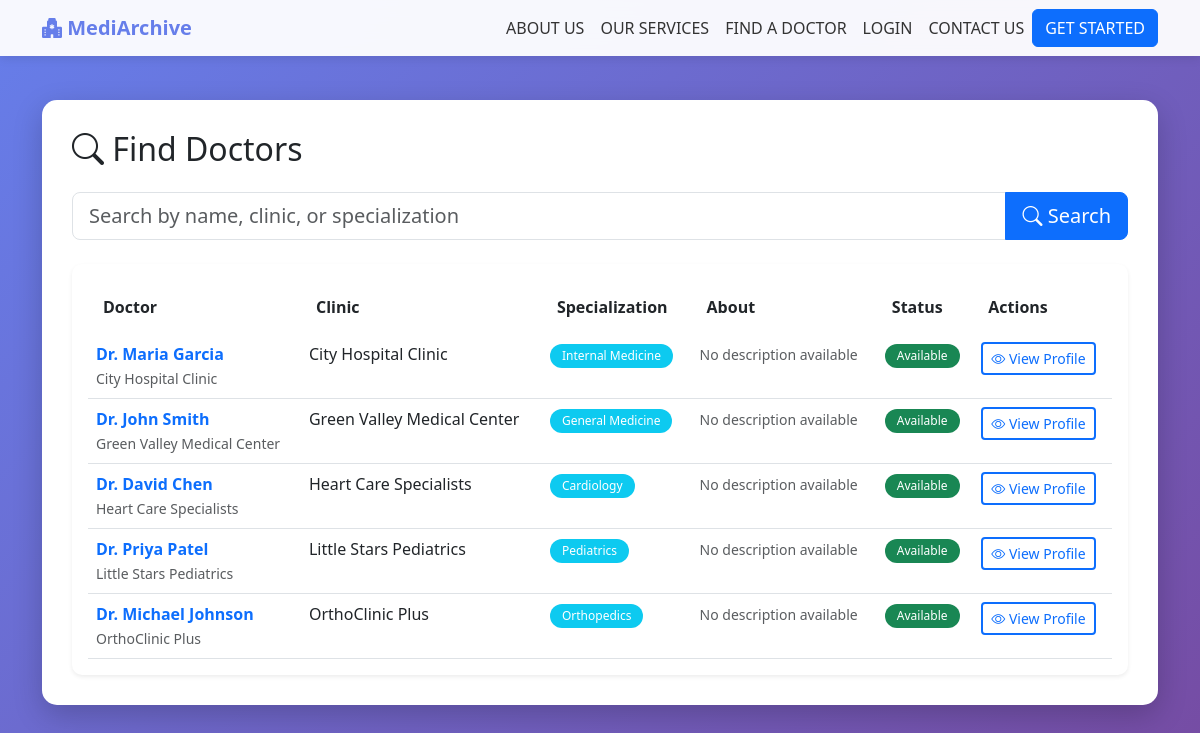
The page /views/find_doctors_public.php on the database its author committed.
### tables this page shows
CREATE TABLE IF NOT EXISTS clinics (
    id INT PRIMARY KEY AUTO_INCREMENT,
    user_id INT NOT NULL,
    clinic_name VARCHAR(100) NOT NULL,
    license_number VARCHAR(50),
    medical_license VARCHAR(100) NOT NULL,
    specialization VARCHAR(100) NOT NULL,
    address TEXT,
    contact_phone VARCHAR(20),
    signature_path VARCHAR(255) NULL COMMENT 'Path to doctor signature image',
    seal_path VARCHAR(255) NULL COMMENT 'Path to clinic seal image',
    is_available BOOLEAN DEFAULT TRUE COMMENT 'Clinic availability for chat/appointments',
    available_from TIME DEFAULT '09:00:00',
    available_to TIME DEFAULT '17:00:00',
    created_at TIMESTAMP DEFAULT CURRENT_TIMESTAMP,
    FOREIGN KEY (user_id) REFERENCES users(id) ON DELETE CASCADE,
    INDEX idx_user_id (user_id),
    INDEX idx_specialization (specialization),
    INDEX idx_is_available (is_available)
);

CREATE TABLE IF NOT EXISTS users (
    id INT PRIMARY KEY AUTO_INCREMENT,
    username VARCHAR(50) UNIQUE NOT NULL,
    email VARCHAR(100) UNIQUE NOT NULL,
    password VARCHAR(255) NOT NULL,
    full_name VARCHAR(100) NOT NULL,
    role ENUM('clinic_admin', 'patient', 'web_admin') NOT NULL DEFAULT 'patient',
    phone VARCHAR(20),
    profile_photo VARCHAR(255) NULL COMMENT 'Path to user profile photo',
    home_address TEXT NULL COMMENT 'User home address',
    dashboard_layout TEXT DEFAULT NULL COMMENT 'JSON for widget positions and preferences',
    created_at TIMESTAMP DEFAULT CURRENT_TIMESTAMP,
    INDEX idx_username (username),
    INDEX idx_email (email),
    INDEX idx_role (role)
);

### includes/SessionManager.php (called while the page is built, shortened)
<?php
class SessionManager {
    public static function validateSession() {
        if (!isset($_SESSION['user_id'])) {
            return false;
        }
        return true;
    }
    public static function isAuthenticated() {
        return self::validateSession() && isset($_SESSION['user_id']);
    }
}
?>

### config.php (called while the page is built, shortened)
<?php
if (file_exists(__DIR__ . '/includes/bootstrap.php')) {
    require_once __DIR__ . '/includes/bootstrap.php';
}
function isLoggedIn() {
    return SessionManager::isAuthenticated();
}

### includes/Database.php (called while the page is built, shortened)
<?php
class Database {
    private static $instance = null;
    private $pdo;
    private function __construct()
    {
        $dsn = sprintf('mysql:host=%s;dbname=%s;charset=utf8mb4', DB_HOST, DB_NAME);
        $options = [
            PDO::ATTR_ERRMODE => PDO::ERRMODE_EXCEPTION,
            PDO::ATTR_DEFAULT_FETCH_MODE => PDO::FETCH_ASSOC,
            PDO::ATTR_EMULATE_PREPARES => false,
        ];
        $this->pdo = new PDO($dsn, DB_USER, DB_PASS, $options);
    }
    public static function getInstance()
    {
        if (self::$instance === null) {
            self::$instance = new Database();
        }
        return self::$instance;
    }
    public function fetchAll($sql, array $params = [])
    {
        $stmt = $this->pdo->prepare($sql);
        $stmt->execute($params);
        return $stmt->fetchAll();
    }
}
?>

### includes/bootstrap.php (called while the page is built, shortened)
<?php
require_once __DIR__ . '/Database.php';
require_once __DIR__ . '/SessionManager.php';
function DB()
{
    return Database::getInstance();
}

### views/find_doctors_public.php (the view, shortened to what this page needs)
<?php
require_once '../config.php';
$q = isset($_GET['q']) ? sanitizeInput($_GET['q']) : '';
if ($q) {
    $like = '%' . $q . '%';
    $sql = "SELECT c.*, u.full_name FROM clinics c JOIN users u ON c.user_id = u.id WHERE (c.clinic_name LIKE ? OR c.specialization LIKE ? OR u.full_name LIKE ? OR c.about_description LIKE ?) ORDER BY c.is_available DESC, c.clinic_name";
    $doctors = DB()->fetchAll($sql, [$like, $like, $like, $like]);
} else {
    $sql = "SELECT c.*, u.full_name FROM clinics c JOIN users u ON c.user_id = u.id ORDER BY c.is_available DESC, c.clinic_name";
    $doctors = DB()->fetchAll($sql);
}
?>
<!DOCTYPE html>
<html lang="en">
<head>
<link href="https://cdn.jsdelivr.net/npm/bootstrap@5.3.0/dist/css/bootstrap.min.css" rel="stylesheet">
<link rel="stylesheet" href="https://cdn.jsdelivr.net/npm/bootstrap-icons@1.10.0/font/bootstrap-icons.css">
</head>
<body>
<nav class="navbar navbar-expand-lg fixed-top">
    <div class="container">
        <a class="navbar-brand" href="../index.php">
            <i class="bi bi-hospital-fill"></i>
            <span>MediArchive</span>
        </a>
        <div class="collapse navbar-collapse" id="navbarNav">
            <ul class="navbar-nav ms-auto align-items-center">
                <li class="nav-item"><a class="nav-link" href="../index.php#about">ABOUT US</a></li>
                <li class="nav-item"><a class="nav-link" href="../index.php#services">OUR SERVICES</a></li>
                <li class="nav-item"><a class="nav-link active" href="find_doctors_public.php">FIND A DOCTOR</a></li>
                <?php if (isLoggedIn()): ?>
                <li class="nav-item"><a class="nav-link" href="dashboard.php">DASHBOARD</a></li>
                <li class="nav-item"><a class="nav-link" href="logout.php?redirect=<?php echo urlencode('/SYSTEMINTEG/index.php'); ?>">LOGOUT</a></li>
                <?php else: ?>
                <li class="nav-item"><a class="nav-link" href="../index.php" onclick="event.preventDefault(); document.getElementById('loginModal').style.display='block';">LOGIN</a></li>
                <?php endif; ?>
                <li class="nav-item"><a class="nav-link" href="../index.php#contact">CONTACT US</a></li>
                <?php if (!isLoggedIn()): ?>
                <li class="nav-item">
                    <a href="../index.php" class="btn btn-primary" onclick="event.preventDefault(); document.getElementById('registerModal').style.display='block';">GET STARTED</a>
                </li>
                <?php endif; ?>
            </ul>
        </div>
    </div>
</nav>
<div class="container">
    <div class="main-content">
        <h2 class="mb-4"><i class="bi bi-search"></i> Find Doctors</h2>
        <form class="mb-4" method="GET">
            <div class="input-group input-group-lg">
                <input type="text" class="form-control" placeholder="Search by name, clinic, or specialization" name="q" value="<?php echo htmlspecialchars($q); ?>">
                <button class="btn btn-primary" type="submit"><i class="bi bi-search"></i> Search</button>
            </div>
        </form>
        <div class="card shadow-sm">
            <div class="card-body">
                <?php if (!empty($doctors)): ?>
                <div class="table-responsive">
                    <table class="table table-hover">
                        <thead>
                            <tr>
                                <th>Doctor</th>
                                <th>Clinic</th>
                                <th>Specialization</th>
                                <th>About</th>
                                <th>Status</th>
                                <th>Actions</th>
                            </tr>
                        </thead>
                        <tbody>
                            <?php foreach ($doctors as $doc): ?>
                            <tr>
                                <td>
                                    <a href="doctor_profile.php?id=<?php echo intval($doc['user_id']); ?>" class="text-decoration-none fw-semibold">
                                        <?php echo htmlspecialchars($doc['full_name']); ?>
                                    </a>
                                    <br>
                                    <small class="text-muted"><?php echo htmlspecialchars($doc['clinic_name']); ?></small>
                                </td>
                                <td><?php echo htmlspecialchars($doc['clinic_name']); ?></td>
                                <td>
                                    <span class="badge bg-info"><?php echo htmlspecialchars($doc['specialization']); ?></span>
                                </td>
                                <td>
                                    <?php if (!empty($doc['about_description'])): ?>
                                        <p class="mb-0 small text-muted" style="max-width: 300px; overflow: hidden; text-overflow: ellipsis; white-space: nowrap;" title="<?php echo htmlspecialchars($doc['about_description']); ?>">
                                            <?php echo htmlspecialchars(substr($doc['about_description'], 0, 80)); ?>...
                                        </p>
                                    <?php else: ?>
                                        <span class="text-muted small">No description available</span>
                                    <?php endif; ?>
                                </td>
                                <td>
                                    <span class="badge bg-<?php echo $doc['is_available'] ? 'success' : 'secondary'; ?>">
                                        <?php echo $doc['is_available'] ? 'Available' : 'Unavailable'; ?>
                                    </span>
                                </td>
                                <td>
                                    <a href="doctor_profile.php?id=<?php echo intval($doc['user_id']); ?>" class="btn btn-sm btn-outline-primary">
                                        <i class="bi bi-eye"></i> View Profile
                                    </a>
                                </td>
                            </tr>
                            <?php endforeach; ?>
                        </tbody>
                    </table>
                </div>
                <?php else: ?>
                <p class="text-muted text-center py-5">No doctors found.</p>
                <?php endif; ?>
            </div>
        </div>
    </div>
</div>
</body>
</html>

### views/find_doctors_public.php (style rules this page uses)
body { background: linear-gradient(135deg, #667eea 0%, #764ba2 100%); min-height: 100vh; padding-top: 80px; }
.main-content { background: white; border-radius: 15px; padding: 30px; box-shadow: 0 10px 30px rgba(0,0,0,0.2); margin: 20px auto; max-width: 1200px; }
.navbar { background: rgba(255, 255, 255, 0.95) !important; backdrop-filter: blur(10px); box-shadow: 0 2px 10px rgba(0,0,0,0.1); }
.navbar-brand { font-weight: bold; color: #667eea !important; }
.nav-link { color: #333 !important; font-weight: 500; }
.card { border: none; border-radius: 10px; box-shadow: 0 2px 10px rgba(0,0,0,0.1); }
.table { margin-bottom: 0; }
.table thead { background: linear-gradient(135deg, #667eea 0%, #764ba2 100%); color: white; }
.table thead th { border: none; padding: 15px; font-weight: 600; }
.table tbody tr { transition: all 0.3s; }
.badge { padding: 6px 12px; border-radius: 20px; font-weight: 500; }
.btn-outline-primary { border-width: 2px; font-weight: 500; transition: all 0.3s; }

### rows shown on the page
clinics: user.full_name "Dr. Maria Garcia", clinic_name "City Hospital Clinic", specialization "Internal Medicine", is_available "Available"
clinics: user.full_name "Dr. John Smith", clinic_name "Green Valley Medical Center", specialization "General Medicine", is_available "Available"
clinics: user.full_name "Dr. David Chen", clinic_name "Heart Care Specialists", specialization "Cardiology", is_available "Available"
clinics: user.full_name "Dr. Priya Patel", clinic_name "Little Stars Pediatrics", specialization "Pediatrics", is_available "Available"
clinics: user.full_name "Dr. Michael Johnson", clinic_name "OrthoClinic Plus", specialization "Orthopedics", is_available "Available"
